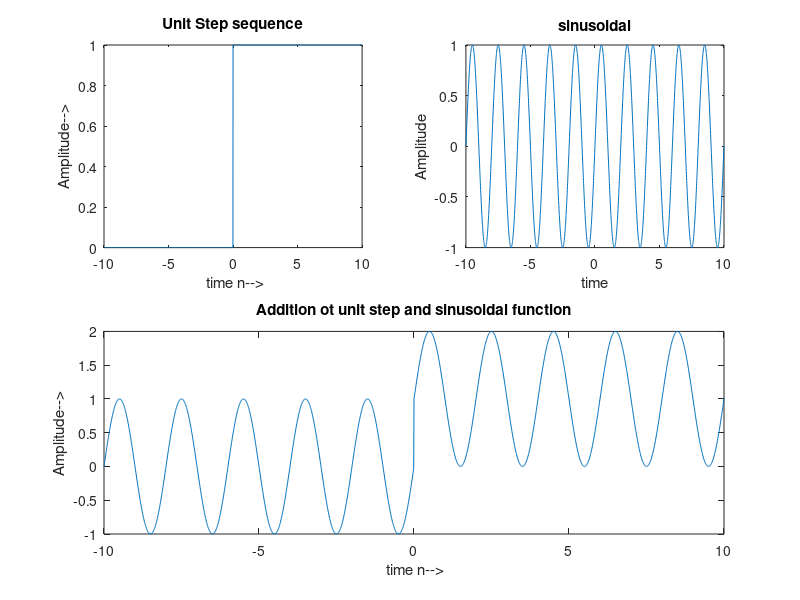

This chart was generated by the following MATLAB code:
clear all;
clc;
t=-10:.01:10;

for i=1:length(t)
    if t(i)<0
        y(i)=0;
    else if t(i)>=0
         y(i) = 1;
        end
    end
end

subplot(2,2,1);
plot(t,y);
xlabel(' time n-->');
ylabel('Amplitude-->');
title('Unit Step sequence');



s=sin(pi*t);
subplot(2,2,2);
plot(t,s);
xlabel('time');
ylabel('Amplitude');
title('sinusoidal');


for i=1:length(y)
    add(i) = y(i) + s(i);
end



subplot(2,2,3:4);
plot(t,add);

xlabel(' time n-->');
ylabel('Amplitude-->');
title('Addition ot unit step and sinusoidal function');
